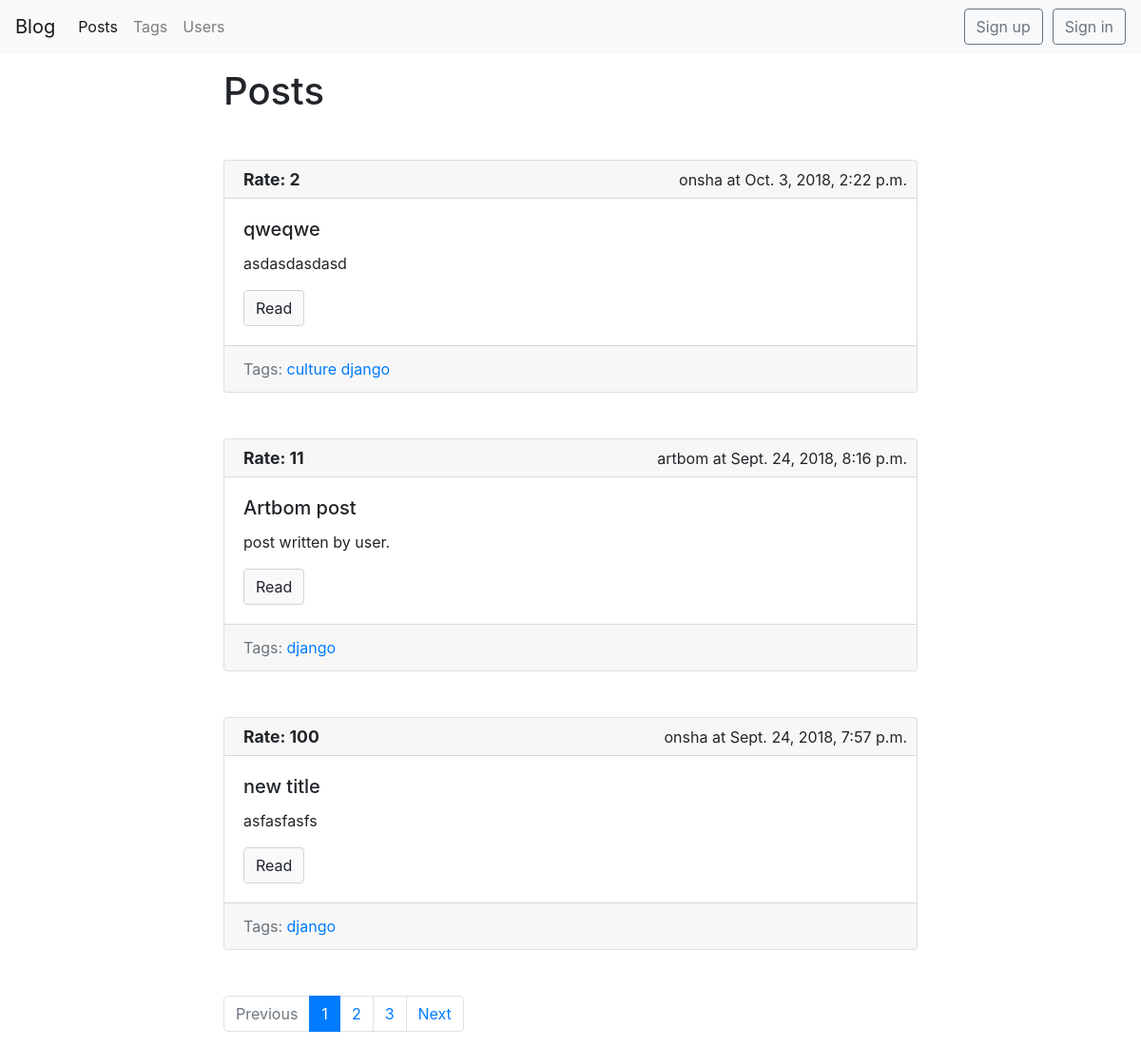
The page /blog/ on the database as committed earlier.
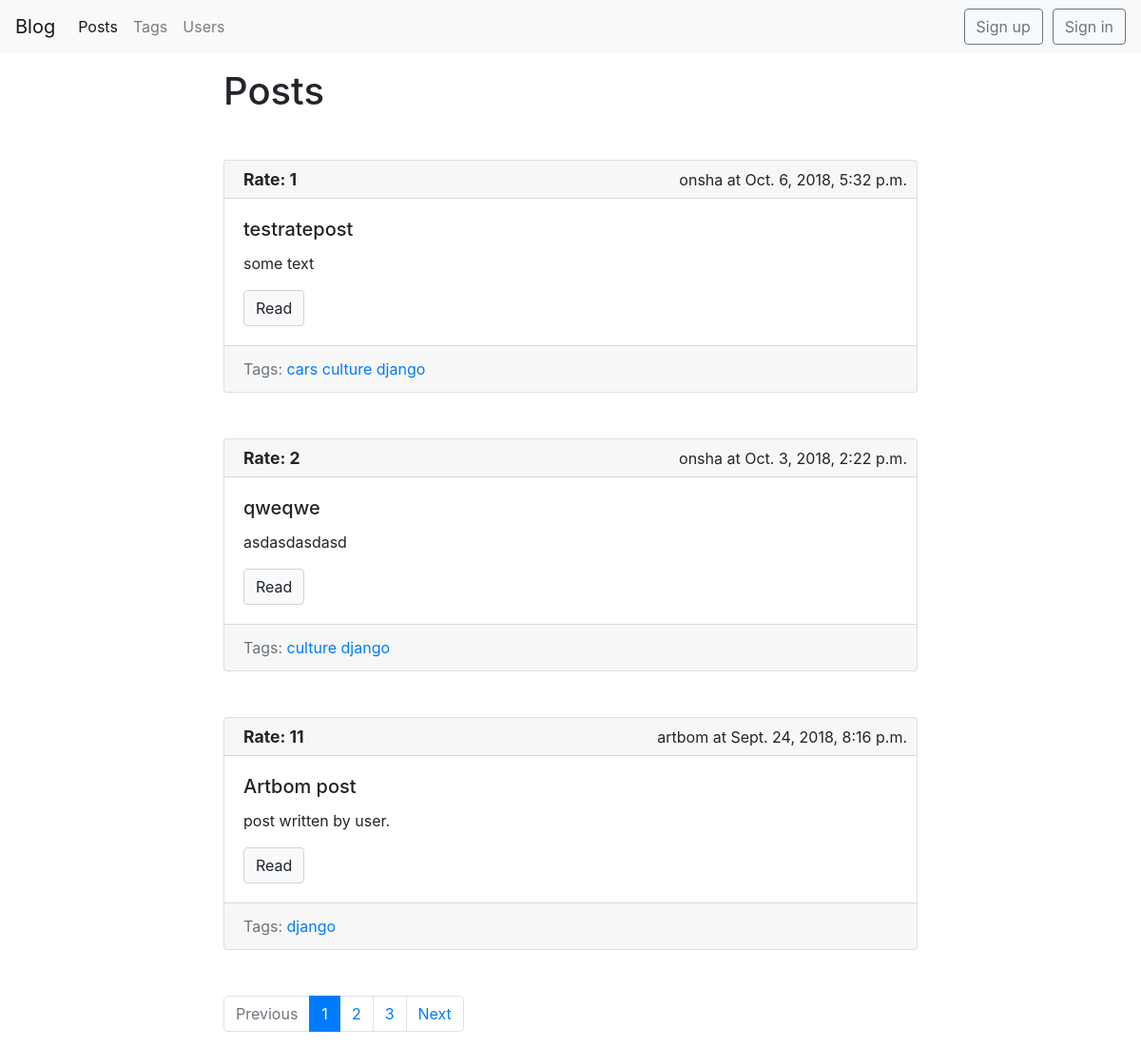
The same page on the database as committed later.
### blog/models.py (models this page shows, shortened)
class Post(models.Model):
    title = models.CharField(max_length=150, db_index=True)
    slug = models.SlugField(max_length=150, unique=True, blank=True)
    body = models.TextField(blank=True, db_index=True)
    date_pub = models.DateTimeField(auto_now_add=True)
    tags = models.ManyToManyField('Tag', blank=True, related_name='posts')
    author = models.ForeignKey(BlogUser, on_delete=models.CASCADE, related_name='author', null=True, default=None)
    rating = models.IntegerField(default=0, blank=True)
    voted_users = models.ManyToManyField(BlogUser, blank=True, default=None, related_name='voted_users')
    def get_absolute_url(self):
        return reverse('post_detail_url', kwargs={'slug': self.slug})
    class Meta:
        ordering = ['-date_pub']

class Tag(models.Model):
    title = models.CharField(max_length=50)
    slug = models.SlugField(max_length=50, unique=True)
    def get_absolute_url(self):
        return reverse('tag_detail_url', kwargs={'slug': self.slug})
    class Meta:
        ordering = ['title']

### blog/views.py (the view)
# urls.py: path(r'', posts_list, name='posts_list_url'),
def posts_list(request):
    search_query = request.GET.get('search', '')
    page_number = request.GET.get('page', 1)
    if search_query:
        posts = Post.objects.filter(Q(title__icontains=search_query) | Q(body__icontains=search_query))
    else:
        posts = Post.objects.all()
    paginator = Paginator(posts, 3)
    page = paginator.get_page(page_number)
    prev_url = '?page={}'.format(page.previous_page_number()) if page.has_previous() else ''
    next_url = '?page={}'.format(page.next_page_number()) if page.has_next() else ''
    is_paginated = page.has_other_pages()
    context = {
        'page_object': page,
        'prev_url': prev_url,
        'next_url': next_url,
        'is_paginated': is_paginated
    }
    return render(request, 'blog/index.html', context=context)

### blog/models.py (called while the page is built)
    def __str__(self):
        return self.username

### blog/templates/blog/index.html (shortened to what this page needs)
{% extends 'blog/base_blog.html' %}
{% block content %}
<h1 class="mb-5">Posts</h1>
  {% for post in page_object.object_list %}
          {% include 'blog/includes/post_card_template.html' %}
  {% endfor %}
{% endblock %}

### blog/templates/blog/includes/post_card_template.html (shortened to what this page needs)
<div class="card mb-5">
    {% if post.author is not None %}
    <div class="card-header ">
        <div class="header-right">
            {{ post.author }} at {{ post.date_pub }}
        </div>
        <div class="header-left">
            <p class="font-weight-bold rate">Rate: {{ post.rating }}</p>
        </div>
    </div>
    {% endif %}
    <div class="card-body">
        <h5 class="card-title">{{ post.title }}</h5>
        <p class="card-text"> {{ post.body|truncatewords:50 }}</p>
        <a href="{{ post.get_absolute_url }}" class="btn btn-light">Read</a>
    </div>
    {% if post.tags.all %}
    <div class="card-footer text-muted">
        Tags:
        {% for tag in post.tags.all %}
        <a href="{{ tag.get_absolute_url }}"> {{ tag.title }}</a>
        {% endfor %}
    </div>
    {% endif %}
</div>

Rows that differ between the two databases and show on the page:
no longer on this page (row unchanged): Post: author "onsha", date_pub "Sept. 24, 2018, 7:57 p.m.", rating "100", title "new title", body "asfasfasfs", Tag (title "django")
added Post: author "onsha", date_pub "Oct. 6, 2018, 5:32 p.m.", rating "1", title "testratepost", body "some text", Tag (title "culture"), Tag (title "django")
now on this page (row unchanged): Tag: title "cars", shown under "onsha"
